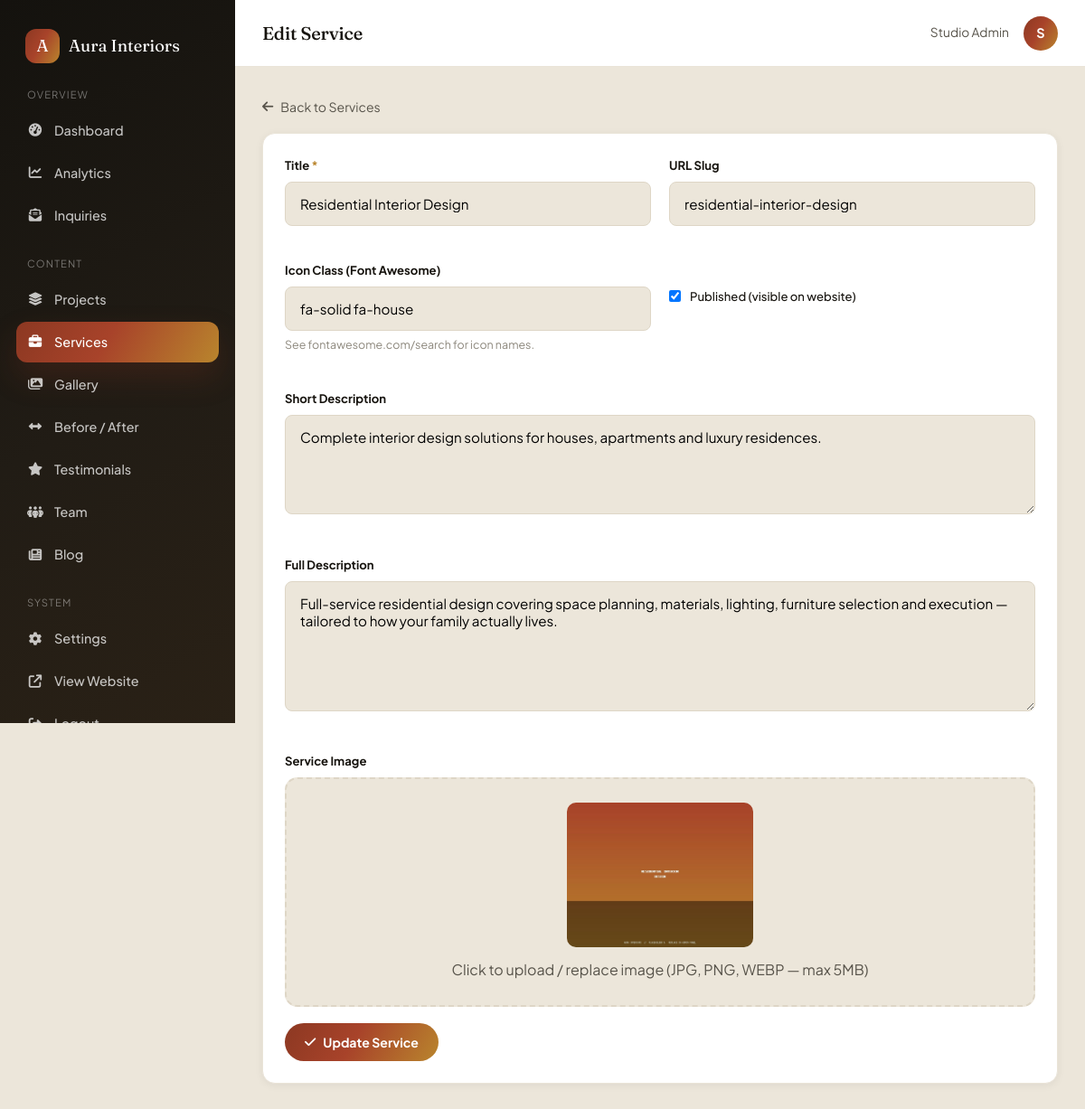
Screenshot of /admin/service-form.php?id=1 (signed in) with the database file from the repository.
### tables this page shows
CREATE TABLE `services` (
  `id` INT UNSIGNED AUTO_INCREMENT PRIMARY KEY,
  `title` VARCHAR(150) NOT NULL,
  `slug` VARCHAR(170) NOT NULL UNIQUE,
  `short_description` VARCHAR(500) NULL,
  `content` TEXT NULL,
  `image_path` VARCHAR(255) NULL,
  `icon_class` VARCHAR(60) NULL,
  `sort_order` SMALLINT NOT NULL DEFAULT 0,
  `is_published` TINYINT(1) NOT NULL DEFAULT 1,
  `created_at` DATETIME NOT NULL DEFAULT CURRENT_TIMESTAMP,
  `updated_at` DATETIME NOT NULL DEFAULT CURRENT_TIMESTAMP ON UPDATE CURRENT_TIMESTAMP,
  INDEX `idx_services_published` (`is_published`,`sort_order`)
);

### config/database.php (called while the page is built, shortened)
<?php
function db(): PDO
{
    static $pdo = null;
    if ($pdo instanceof PDO) {
        return $pdo;
    }
    $dsn = 'mysql:host=' . DB_HOST . ';dbname=' . DB_NAME . ';charset=' . DB_CHARSET;
    try {
        $pdo = new PDO($dsn, DB_USER, DB_PASS, [
            PDO::ATTR_ERRMODE            => PDO::ERRMODE_EXCEPTION,
            PDO::ATTR_DEFAULT_FETCH_MODE => PDO::FETCH_ASSOC,
            PDO::ATTR_EMULATE_PREPARES   => false,
        ]);
    } catch (PDOException $e) {
        http_response_code(500);
        if (defined('SITE_ENV') && SITE_ENV === 'local') {
            die('Database connection failed: ' . $e->getMessage());
        }
        die('We are experiencing a temporary issue. Please try again shortly.');
    }
    return $pdo;
}

### includes/functions.php (called while the page is built, shortened)
<?php
function e(?string $value): string
{
    return htmlspecialchars($value ?? '', ENT_QUOTES, 'UTF-8');
}
function asset(string $path): string
{
    return BASE_URL . '/' . ltrim($path, '/');
}
function img(?string $path, string $fallback = 'assets/images/placeholder.jpg'): string
{
    if (empty($path)) {
        return asset($fallback);
    }
    return asset($path);
}

### admin/service-form.php (the view, shortened to what this page needs)
<?php
$id = (int) ($_GET['id'] ?? 0);
$service = ['title' => '', 'slug' => '', 'short_description' => '', 'content' => '', 'image_path' => '', 'icon_class' => 'fa-solid fa-house', 'is_published' => 1];
$isEdit = false;
if ($id) {
    $stmt = db()->prepare('SELECT * FROM services WHERE id = ?');
    $stmt->execute([$id]);
    $found = $stmt->fetch();
    if ($found) { $service = $found; $isEdit = true; }
}
require __DIR__ . '/includes/admin-header.php';
?>
<a href="services.php" style="display:inline-flex;align-items:center;gap:8px;font-size:.88rem;color:var(--ink-soft);margin-bottom:18px"><i class="fa-solid fa-arrow-left"></i> Back to Services</a>
<div class="panel">
  <div class="panel__body">
    <form method="post" enctype="multipart/form-data" class="admin-form">
      <div class="form-grid">
        <div class="form-group">
          <label for="title">Title <span style="color:var(--accent-2)">*</span></label>
          <input class="form-control" type="text" id="title" name="title" data-slug-source="#slug" value="<?= e($service['title']) ?>" required>
        </div>
        <div class="form-group">
          <label for="slug">URL Slug</label>
          <input class="form-control" type="text" id="slug" name="slug" value="<?= e($service['slug']) ?>" placeholder="auto-generated from title">
        </div>
        <div class="form-group">
          <label for="icon_class">Icon Class (Font Awesome)</label>
          <input class="form-control" type="text" id="icon_class" name="icon_class" value="<?= e($service['icon_class']) ?>" placeholder="fa-solid fa-house">
          <p class="form-hint">See <a href="https://fontawesome.com/search" target="_blank" rel="noopener">fontawesome.com/search</a> for icon names.</p>
        </div>
        <div class="form-group">
          <label>&nbsp;</label>
          <label style="display:flex;align-items:center;gap:10px;font-weight:500">
            <input type="checkbox" name="is_published" value="1" <?= $service['is_published'] ? 'checked' : '' ?>> Published (visible on website)
          </label>
        </div>
        <div class="form-group full">
          <label for="short_description">Short Description</label>
          <textarea class="form-control" id="short_description" name="short_description" rows="2"><?= e($service['short_description']) ?></textarea>
        </div>
        <div class="form-group full">
          <label for="content">Full Description</label>
          <textarea class="form-control" id="content" name="content" rows="6"><?= e($service['content']) ?></textarea>
        </div>
        <div class="form-group full">
          <label>Service Image</label>
          <div class="image-upload-box" onclick="document.getElementById('image').click()">
            <img src="<?= e(img($service['image_path'], 'assets/images/placeholder.jpg')) ?>" alt="">
            <p>Click to upload / replace image (JPG, PNG, WEBP — max 5MB)</p>
          </div>
        </div>
      </div>
      <button type="submit" class="btn--admin"><i class="fa-solid fa-check"></i> <?= $isEdit ? 'Update Service' : 'Create Service' ?></button>
    </form>
  </div>
</div>
<?php require __DIR__ . '/includes/admin-footer.php'; ?>

### assets/css/style.css (style rules this page uses)
:root { --bg: #F5F2EC; --surface: #FFFFFF; --surface-2: #ECE6DA; --surface-tint: #F1ECE1; --ink: #17140F; --ink-soft: #57534A; --ink-faint: #8C877C; --line: #DED6C6; --line-soft: #EAE4D8; --accent-1: #A8432A; --accent-2: #B9852D; --accent-3: #2F4A3E; --accent-4: #D2A24C; --gradient-brand: linear-gradient(120deg, #8C3822 0%, #A8432A 45%, #B9852D 100%); --gradient-brand-soft: linear-gradient(135deg, rgba(168,67,42,.10), rgba(185,133,45,.10)); --gradient-surface: linear-gradient(160deg, #FFFFFF 0%, #FBF8F2 55%, #F7F1E4 100%); --gradient-dark: linear-gradient(150deg, #14120E 0%, #211C15 55%, #2A2116 100%); --gradient-line: linear-gradient(90deg, var(--accent-1), var(--accent-2), var(--accent-4)); --shadow-sm: 0 2px 10px rgba(23,20,15,.06); --shadow-md: 0 10px 26px rgba(23,20,15,.09); --shadow-lg: 0 22px 50px rgba(23,20,15,.16); --shadow-glow: 0 16px 34px rgba(140,56,34,.24); --radius-sm: 8px; --radius-md: 14px; --radius-lg: 20px; --radius-pill: 999px; --font-display: 'Fraunces', 'Georgia', serif; --font-body: 'Plus Jakarta Sans', -apple-system, BlinkMacSystemFont, 'Segoe UI', sans-serif; --container: 1240px; --header-h: 80px; }
*,*::before,*::after { box-sizing:border-box; margin:0; padding:0; }
html { scroll-behavior:smooth; }
body { font-family: var(--font-body); background: var(--bg); color: var(--ink); line-height:1.6; font-size:16px; -webkit-font-smoothing:antialiased; overflow-x:hidden; }
img { max-width:100%; display:block; }
a { color:inherit; text-decoration:none; }
button { font-family:inherit; cursor:pointer; }
input,textarea,select { font-family:inherit; font-size:1rem; }
p { color:var(--ink-soft); }
.form-grid { display:grid; grid-template-columns:1fr 1fr; gap:18px; }
.form-group { margin-bottom:18px; }
.form-group.full { grid-column:1/-1; }
.form-group label { display:block; font-size:.82rem; font-weight:600; margin-bottom:8px; color:var(--ink); }
.form-control { width:100%; padding:14px 16px; border-radius:var(--radius-sm); border:1.5px solid var(--line); background:var(--surface-2); font-size:.95rem; transition:border-color .25s ease, background .25s ease; }
textarea.form-control { resize:vertical; min-height:110px; }

### assets/css/admin.css (style rules this page uses)
body.admin-body { background: var(--surface-2); min-height:100vh; }
.panel { background:var(--surface); border-radius:var(--radius-md); border:1px solid var(--line-soft); box-shadow:var(--shadow-sm); margin-bottom:26px; }
.panel__body { padding:24px; }
.admin-form .form-grid { display:grid; grid-template-columns:1fr 1fr; gap:20px; }
.admin-form .form-group label { font-size:.82rem; font-weight:700; color:var(--ink); }
.admin-form .form-control { background:var(--surface-2); }
.admin-form .form-hint { font-size:.78rem; color:var(--ink-faint); margin-top:6px; }
.image-upload-box { border:2px dashed var(--line); border-radius:var(--radius-md); padding:26px; text-align:center; background:var(--surface-2); cursor:pointer; transition:border-color .2s ease; }
.image-upload-box img { max-height:160px; border-radius:10px; margin:0 auto 12px; }
.btn--admin { background:var(--gradient-brand); color:#fff; border:none; padding:12px 22px; border-radius:var(--radius-pill); font-weight:700; font-size:.88rem; display:inline-flex; align-items:center; gap:8px; }

### rows the page displays
services: title "Residential Interior Design", slug "residential-interior-design", icon_class "fa-solid fa-house", is_published "☑", short_description "Complete interior design solutions for houses, apartments and luxury residences.", content "Full-service residential design covering space planning, materials, lighting, furniture selection and execution — tailored to how your family actually lives.", image_path (picture)

### other values shown
setting('company_name') "Aura Interiors"
$adminPageTitle "Edit Service"
$currentAdmin['name'] "Studio Admin"
substr($currentAdmin['name'], 0, 1) "S"
